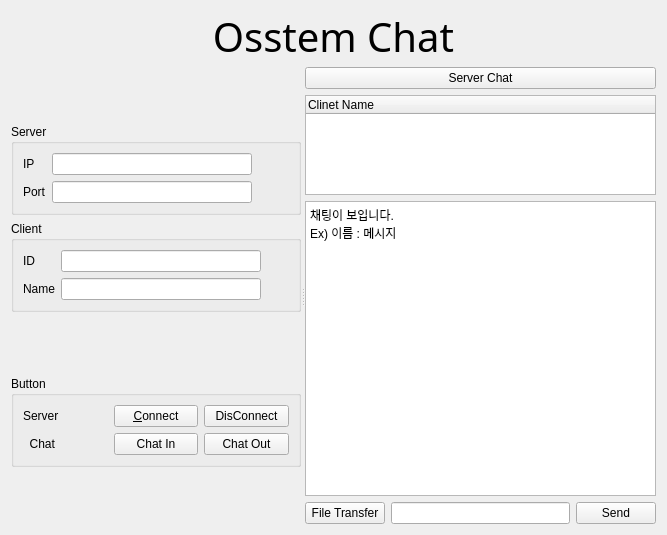
<?xml version="1.0" encoding="UTF-8"?>
<ui version="4.0">
 <class>ClientChat</class>
 <widget class="QWidget" name="ClientChat">
  <property name="geometry">
   <rect>
    <x>0</x>
    <y>0</y>
    <width>667</width>
    <height>535</height>
   </rect>
  </property>
  <property name="windowTitle">
   <string>Form</string>
  </property>
  <layout class="QVBoxLayout" name="verticalLayout_6">
   <item>
    <layout class="QVBoxLayout" name="verticalLayout_5">
     <item>
      <widget class="QLabel" name="label">
       <property name="maximumSize">
        <size>
         <width>16777215</width>
         <height>50</height>
        </size>
       </property>
       <property name="font">
        <font>
         <family>Arial Rounded MT Bold</family>
         <pointsize>30</pointsize>
        </font>
       </property>
       <property name="text">
        <string>Osstem Chat</string>
       </property>
       <property name="alignment">
        <set>Qt::AlignCenter</set>
       </property>
      </widget>
     </item>
     <item>
      <widget class="QSplitter" name="splitter">
       <property name="orientation">
        <enum>Qt::Horizontal</enum>
       </property>
       <widget class="QWidget" name="">
        <layout class="QVBoxLayout" name="verticalLayout_3">
         <item>
          <spacer name="verticalSpacer">
           <property name="orientation">
            <enum>Qt::Vertical</enum>
           </property>
           <property name="sizeHint" stdset="0">
            <size>
             <width>20</width>
             <height>40</height>
            </size>
           </property>
          </spacer>
         </item>
         <item>
          <widget class="QGroupBox" name="groupBox">
           <property name="title">
            <string>Server</string>
           </property>
           <layout class="QFormLayout" name="formLayout">
            <item row="0" column="0">
             <widget class="QLabel" name="label_2">
              <property name="text">
               <string>IP</string>
              </property>
             </widget>
            </item>
            <item row="0" column="1">
             <widget class="QLineEdit" name="ipAddressLineEdit">
              <property name="maximumSize">
               <size>
                <width>200</width>
                <height>16777215</height>
               </size>
              </property>
             </widget>
            </item>
            <item row="1" column="0">
             <widget class="QLabel" name="label_3">
              <property name="text">
               <string>Port</string>
              </property>
             </widget>
            </item>
            <item row="1" column="1">
             <widget class="QLineEdit" name="portLineEdit">
              <property name="maximumSize">
               <size>
                <width>200</width>
                <height>16777215</height>
               </size>
              </property>
             </widget>
            </item>
           </layout>
          </widget>
         </item>
         <item>
          <widget class="QGroupBox" name="groupBox_2">
           <property name="title">
            <string>Client</string>
           </property>
           <layout class="QFormLayout" name="formLayout_2">
            <item row="0" column="0">
             <widget class="QLabel" name="label_4">
              <property name="text">
               <string>ID</string>
              </property>
             </widget>
            </item>
            <item row="0" column="1">
             <widget class="QLineEdit" name="clientIdLineEdit">
              <property name="maximumSize">
               <size>
                <width>200</width>
                <height>16777215</height>
               </size>
              </property>
             </widget>
            </item>
            <item row="1" column="0">
             <widget class="QLabel" name="label_5">
              <property name="text">
               <string>Name</string>
              </property>
             </widget>
            </item>
            <item row="1" column="1">
             <widget class="QLineEdit" name="clientNameLineEdit">
              <property name="maximumSize">
               <size>
                <width>200</width>
                <height>16777215</height>
               </size>
              </property>
              <property name="readOnly">
               <bool>false</bool>
              </property>
             </widget>
            </item>
           </layout>
          </widget>
         </item>
         <item>
          <spacer name="verticalSpacer_3">
           <property name="orientation">
            <enum>Qt::Vertical</enum>
           </property>
           <property name="sizeHint" stdset="0">
            <size>
             <width>20</width>
             <height>13</height>
            </size>
           </property>
          </spacer>
         </item>
         <item>
          <widget class="QGroupBox" name="groupBox_3">
           <property name="title">
            <string>Button</string>
           </property>
           <layout class="QVBoxLayout" name="verticalLayout_2">
            <item>
             <layout class="QVBoxLayout" name="verticalLayout">
              <item>
               <layout class="QHBoxLayout" name="horizontalLayout">
                <item>
                 <widget class="QLabel" name="label_6">
                  <property name="text">
                   <string>Server</string>
                  </property>
                 </widget>
                </item>
                <item>
                 <widget class="QPushButton" name="connectPushButton">
                  <property name="maximumSize">
                   <size>
                    <width>16777215</width>
                    <height>16777215</height>
                   </size>
                  </property>
                  <property name="text">
                   <string>&amp;Connect</string>
                  </property>
                 </widget>
                </item>
                <item>
                 <widget class="QPushButton" name="disConnectPushButton">
                  <property name="text">
                   <string>DisConnect</string>
                  </property>
                 </widget>
                </item>
               </layout>
              </item>
              <item>
               <layout class="QHBoxLayout" name="horizontalLayout_2">
                <item>
                 <widget class="QLabel" name="label_7">
                  <property name="text">
                   <string>  Chat </string>
                  </property>
                 </widget>
                </item>
                <item>
                 <widget class="QPushButton" name="chatPushButton">
                  <property name="maximumSize">
                   <size>
                    <width>16777215</width>
                    <height>16777215</height>
                   </size>
                  </property>
                  <property name="text">
                   <string>Chat In</string>
                  </property>
                 </widget>
                </item>
                <item>
                 <widget class="QPushButton" name="chatOutPushButton">
                  <property name="text">
                   <string>Chat Out</string>
                  </property>
                 </widget>
                </item>
               </layout>
              </item>
             </layout>
            </item>
           </layout>
          </widget>
         </item>
         <item>
          <spacer name="verticalSpacer_2">
           <property name="orientation">
            <enum>Qt::Vertical</enum>
           </property>
           <property name="sizeHint" stdset="0">
            <size>
             <width>20</width>
             <height>18</height>
            </size>
           </property>
          </spacer>
         </item>
        </layout>
       </widget>
       <widget class="QWidget" name="">
        <layout class="QVBoxLayout" name="verticalLayout_4">
         <item>
          <widget class="QPushButton" name="serverPushButton">
           <property name="text">
            <string>Server Chat</string>
           </property>
          </widget>
         </item>
         <item>
          <widget class="QTreeWidget" name="treeWidget">
           <property name="maximumSize">
            <size>
             <width>16777215</width>
             <height>100</height>
            </size>
           </property>
           <column>
            <property name="text">
             <string>Clinet Name</string>
            </property>
           </column>
          </widget>
         </item>
         <item>
          <widget class="QTextEdit" name="textEdit">
           <property name="readOnly">
            <bool>true</bool>
           </property>
           <property name="html">
            <string>&lt;!DOCTYPE HTML PUBLIC &quot;-//W3C//DTD HTML 4.0//EN&quot; &quot;http://www.w3.org/TR/REC-html40/strict.dtd&quot;&gt;
&lt;html&gt;&lt;head&gt;&lt;meta name=&quot;qrichtext&quot; content=&quot;1&quot; /&gt;&lt;meta charset=&quot;utf-8&quot; /&gt;&lt;style type=&quot;text/css&quot;&gt;
p, li { white-space: pre-wrap; }
hr { height: 1px; border-width: 0; }
&lt;/style&gt;&lt;/head&gt;&lt;body style=&quot; font-family:'맑은 고딕'; font-size:9pt; font-weight:400; font-style:normal;&quot;&gt;
&lt;p style=&quot; margin-top:0px; margin-bottom:0px; margin-left:0px; margin-right:0px; -qt-block-indent:0; text-indent:0px;&quot;&gt;채팅이 보입니다.&lt;/p&gt;
&lt;p style=&quot; margin-top:0px; margin-bottom:0px; margin-left:0px; margin-right:0px; -qt-block-indent:0; text-indent:0px;&quot;&gt;Ex) 이름 : 메시지&lt;/p&gt;
&lt;p style=&quot;-qt-paragraph-type:empty; margin-top:0px; margin-bottom:0px; margin-left:0px; margin-right:0px; -qt-block-indent:0; text-indent:0px;&quot;&gt;&lt;br /&gt;&lt;/p&gt;&lt;/body&gt;&lt;/html&gt;</string>
           </property>
          </widget>
         </item>
         <item>
          <layout class="QHBoxLayout" name="horizontalLayout_3">
           <item>
            <widget class="QPushButton" name="fileTransferPushButton">
             <property name="text">
              <string>File Transfer</string>
             </property>
            </widget>
           </item>
           <item>
            <widget class="QLineEdit" name="inputLine"/>
           </item>
           <item>
            <widget class="QPushButton" name="sendButton">
             <property name="sizePolicy">
              <sizepolicy hsizetype="Fixed" vsizetype="Fixed">
               <horstretch>0</horstretch>
               <verstretch>0</verstretch>
              </sizepolicy>
             </property>
             <property name="text">
              <string>Send</string>
             </property>
            </widget>
           </item>
          </layout>
         </item>
        </layout>
       </widget>
      </widget>
     </item>
    </layout>
   </item>
  </layout>
 </widget>
 <resources/>
 <connections/>
</ui>
